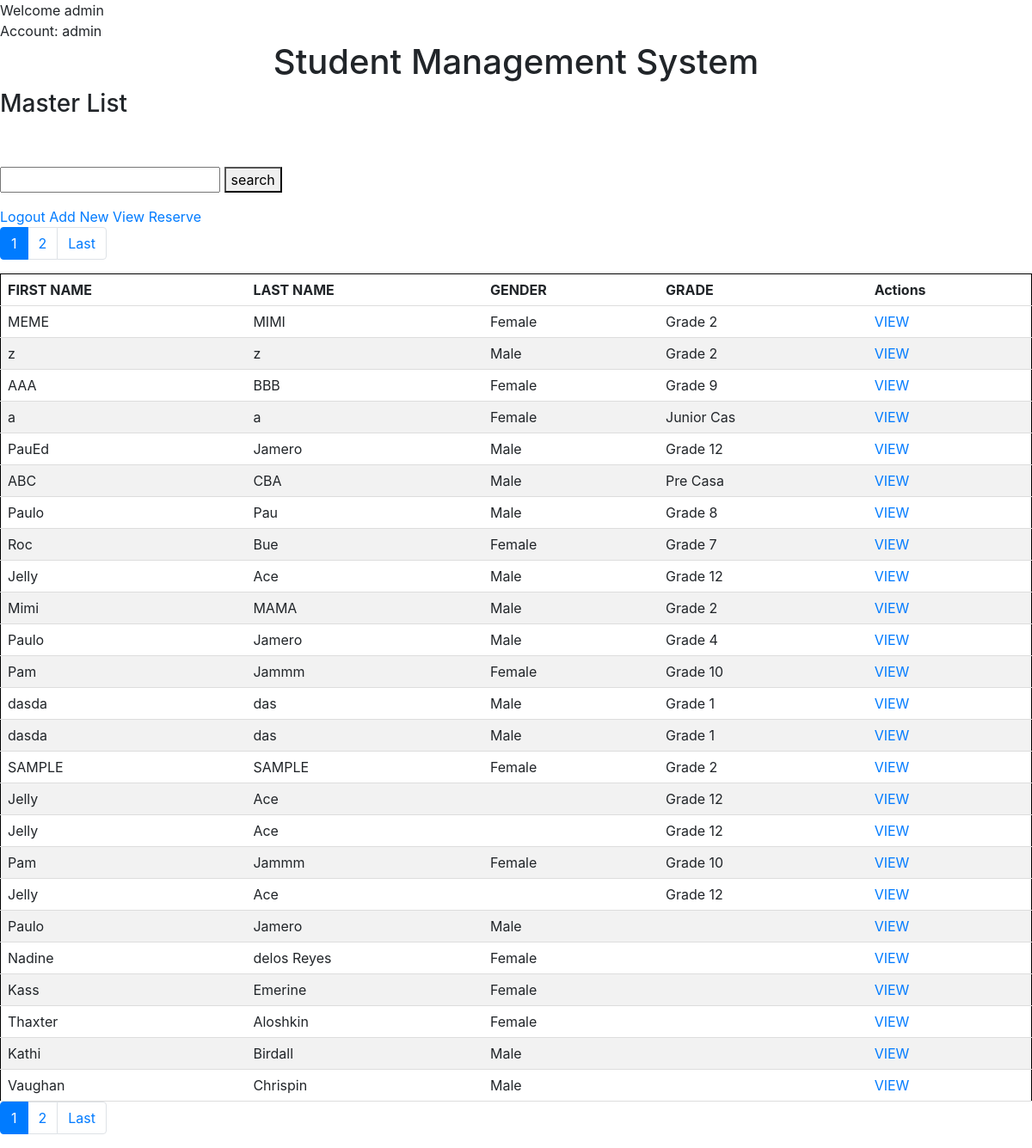
Page / (signed in) on the committed database.
### tables this page shows
CREATE TABLE `student_list` (
  `id` int(11) NOT NULL,
  `firstName` varchar(50) NOT NULL,
  `lastName` varchar(50) NOT NULL,
  `grade` varchar(10) NOT NULL,
  `gender` varchar(10) NOT NULL,
  `birthDay` varchar(10) NOT NULL,
  `school_year` varchar(10) NOT NULL,
  `addedAt` datetime NOT NULL DEFAULT current_timestamp()
);

### index.php (the view, shortened to what this page needs)
<?php
    if(isset($_SESSION['UserLogin'])){
        echo "Welcome"." ".$_SESSION['UserLogin']."<br>";
        echo "Account:"." ".$_SESSION['Access'];
    } else {
        echo header("Location: login.php");
    };
    $con = connection();
 $showRecordPerPage = 25;
 if(isset($_GET['page']) && !empty($_GET['page'])){
     $currentPage = $_GET['page'];
 } else {
     $currentPage = 1;
 }
 $startFrom = ($currentPage * $showRecordPerPage) - $showRecordPerPage;
 $totalStudSQL = "SELECT * FROM student_list";
 $allStudResult = mysqli_query($con, $totalStudSQL);
 $totalStudRow = mysqli_num_rows($allStudResult);
 $lastPage = ceil($totalStudRow/$showRecordPerPage);
 $nextPage = $currentPage + 1;
$sql = "SELECT * FROM student_list ORDER BY addedAt DESC LIMIT $startFrom, $showRecordPerPage";
$students = mysqli_query($con, $sql);
?>
<!DOCTYPE html>
<html lang="en">
<head>
    <link rel="stylesheet" href="css/style.css">
    <link rel="stylesheet" href="https://maxcdn.bootstrapcdn.com/bootstrap/4.5.2/css/bootstrap.min.css">
</head>
<body>
    <h1>Student Management System</h1>
    <h3>Master List</h3>
    <br/>
    <br/>
    <form action="result.php" class="get">
     <input type="text" name="search" id="search">
        <button type="submit">search</button>
    </form>
    <?php
      if (isset($_SESSION['UserLogin'])){ ?>
         <a href="logout.php">Logout</a>
            <?php } else { ?>
             <a href="login.php">Login</a>
            <?php    } ?>
    <a href="add.php">Add New</a>
    <a href="reserve.php">View Reserve</a>
    <table>
        <thead>
            <tr>
                <th>FIRST NAME</th>
                <th>LAST NAME</th>
                <th>GENDER</th>
                <th>GRADE</th>
                <th>Actions</th>
            </tr>
        </thead>
                         <nav aria-label="Page navigation">
              <ul class="pagination">
                  <li class="page-item active">
                     <a class="page-link" href="?page=<?php echo $currentPage?>"><?php echo $currentPage ?></a></li>
                  <?php if($currentPage != $lastPage) {  ?>
                    <li class="page-item">
                     <a class="page-link" href="?page=<?php echo $nextPage?>"><?php echo $nextPage ?></a></li>
                    <li class="page-item">
                        <a class="page-link" href="?page=<?php echo $lastPage?>" aria-label="Next">
                        <span aria-hidden="true">Last</span>
                    </a>
                    </li>
                     <?php } ?>
              </ul>
          </nav>
        <tbody>
          <?php
            while($stud = mysqli_fetch_assoc($students)) {
            ?>
            <tr>
                    <td><?php echo $stud['firstName']; ?></td>
                    <td><?php echo $stud['lastName']; ?></td>
                    <td><?php echo $stud['gender']; ?></td>
                    <td><?php echo $stud['grade']; ?></td>
                    <td><a href="details.php?ID=<?php echo $stud['id']; ?>">VIEW</a></td>
            </tr>
          <?php  } ?>
        </tbody>
    </table>
    <nav aria-label="Page navigation">
              <ul class="pagination">
                  <li class="page-item active">
                     <a class="page-link" href="?page=<?php echo $currentPage?>"><?php echo $currentPage ?></a></li>
                  <?php if($currentPage != $lastPage) {  ?>
                    <li class="page-item">
                     <a class="page-link" href="?page=<?php echo $nextPage?>"><?php echo $nextPage ?></a></li>
                    <li class="page-item">
                        <a class="page-link" href="?page=<?php echo $lastPage?>" aria-label="Next">
                        <span aria-hidden="true">Last</span>
                    </a>
                    </li>
                     <?php } ?>
              </ul>
          </nav>
</body>
</html>

### css/style.css (style rules this page uses)
body { font-family: Arial; }
h1 { text-align: center; }
table { border: 1px solid black; border-collapse: collapse; width: 100%; }
th, td { text-align: left; padding: 8px; border-bottom: 1px solid #ddd; }
tr:nth-child(even) { background-color: #f2f2f2; }

### rows in the picture
student_list: firstName "MEME", lastName "MIMI", gender "Female", grade "Grade 2"
student_list: firstName "z", lastName "z", gender "Male", grade "Grade 2"
student_list: firstName "AAA", lastName "BBB", gender "Female", grade "Grade 9"
student_list: firstName "a", lastName "a", gender "Female", grade "Junior Cas"
student_list: firstName "PauEd", lastName "Jamero", gender "Male", grade "Grade 12"
student_list: firstName "ABC", lastName "CBA", gender "Male", grade "Pre Casa"
student_list: firstName "Paulo", lastName "Pau", gender "Male", grade "Grade 8"
student_list: firstName "Roc", lastName "Bue", gender "Female", grade "Grade 7"
student_list: firstName "Jelly", lastName "Ace", gender "Male", grade "Grade 12"
student_list: firstName "Mimi", lastName "MAMA", gender "Male", grade "Grade 2"
student_list: firstName "Paulo", lastName "Jamero", gender "Male", grade "Grade 4"
student_list: firstName "Pam", lastName "Jammm", gender "Female", grade "Grade 10"
student_list: firstName "dasda", lastName "das", gender "Male", grade "Grade 1"
student_list: firstName "dasda", lastName "das", gender "Male", grade "Grade 1"
student_list: firstName "SAMPLE", lastName "SAMPLE", gender "Female", grade "Grade 2"
student_list: firstName "Jelly", lastName "Ace", grade "Grade 12"
student_list: firstName "Jelly", lastName "Ace", grade "Grade 12"
student_list: firstName "Pam", lastName "Jammm", gender "Female", grade "Grade 10"
student_list: firstName "Jelly", lastName "Ace", grade "Grade 12"
student_list: firstName "Paulo", lastName "Jamero", gender "Male"
student_list: firstName "Nadine", lastName "delos Reyes", gender "Female"
student_list: firstName "Kass", lastName "Emerine", gender "Female"
student_list: firstName "Thaxter", lastName "Aloshkin", gender "Female"
student_list: firstName "Kathi", lastName "Birdall", gender "Male"
student_list: firstName "Vaughan", lastName "Chrispin", gender "Male"

### other values in the picture
$_SESSION['UserLogin'] "admin"
$_SESSION['Access'] "admin"
$currentPage "1"
$nextPage "2"
